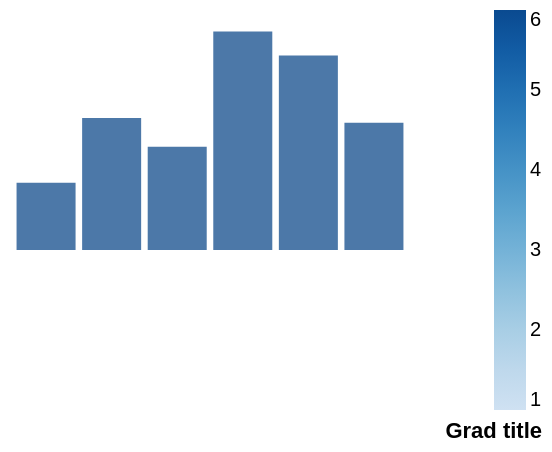

Vega-Lite specification for this chart:
### Vega specification from a JSON file in a GitHub repository (floating-point values rounded to 4 significant figures)
{"width": 200, "height": 120, "padding": 5, "data": [{"name": "t", "values": [{"a": "Alpha", "b": 28, "c": "x", "d": 1}, {"a": "Bravo", "b": 55, "c": "y", "d": 2}, {"a": "Charlie", "b": 43, "c": "x", "d": 3}, {"a": "Delta", "b": 91, "c": "z", "d": 4}, {"a": "Echo", "b": 81, "c": "y", "d": 5}, {"a": "Foxtrot", "b": 53, "c": "z", "d": 6}]}], "scales": [{"name": "x", "type": "band", "domain": {"data": "t", "field": "a"}, "range": "width", "padding": 0.1}, {"name": "y", "type": "linear", "domain": {"data": "t", "field": "b"}, "range": "height", "nice": true}, {"name": "color", "type": "ordinal", "domain": {"data": "t", "field": "c"}, "range": {"scheme": "category10"}}, {"name": "ramp", "type": "linear", "domain": {"data": "t", "field": "d"}, "range": {"scheme": "blues"}}, {"name": "size", "type": "linear", "domain": {"data": "t", "field": "b"}, "range": [10, 200]}, {"name": "shape", "type": "ordinal", "domain": {"data": "t", "field": "c"}, "range": "symbol"}, {"name": "quant", "type": "quantize", "domain": [0, 100], "range": {"scheme": "greens", "count": 4}}], "marks": [{"type": "rect", "from": {"data": "t"}, "encode": {"enter": {"x": {"scale": "x", "field": "a"}, "width": {"scale": "x", "band": 1}, "y": {"scale": "y", "field": "b"}, "y2": {"scale": "y", "value": 0}}}}], "legends": [{"fill": "ramp", "type": "gradient", "title": "Grad title", "titleOrient": "bottom", "titleAnchor": "end", "orient": "right"}]}
